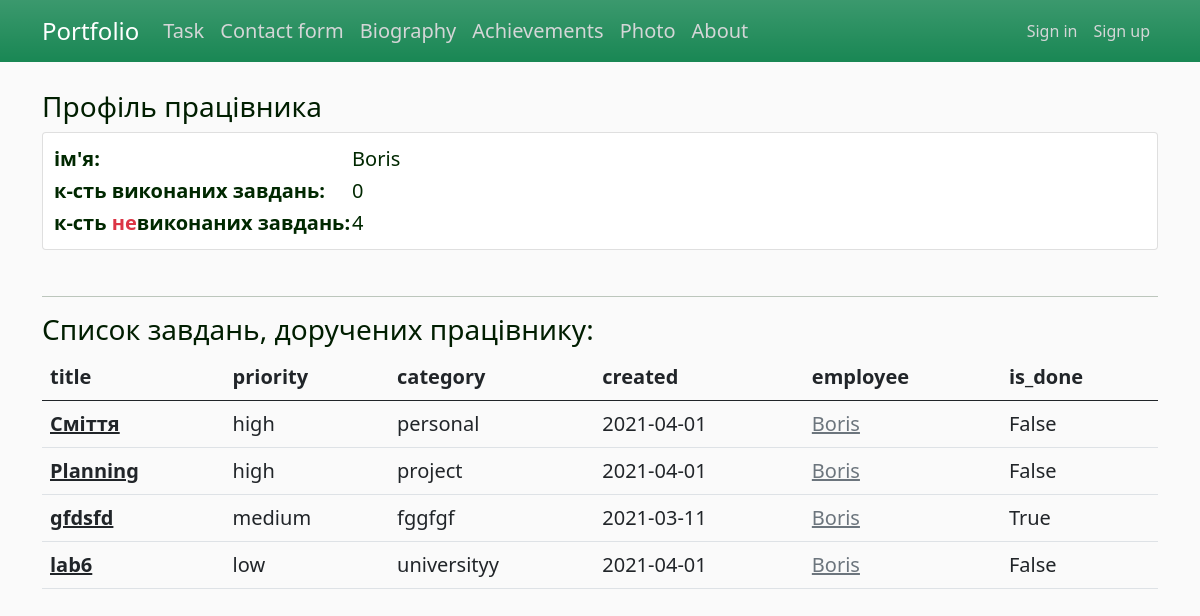
The page /tsk/employee/1 on the database as committed earlier.
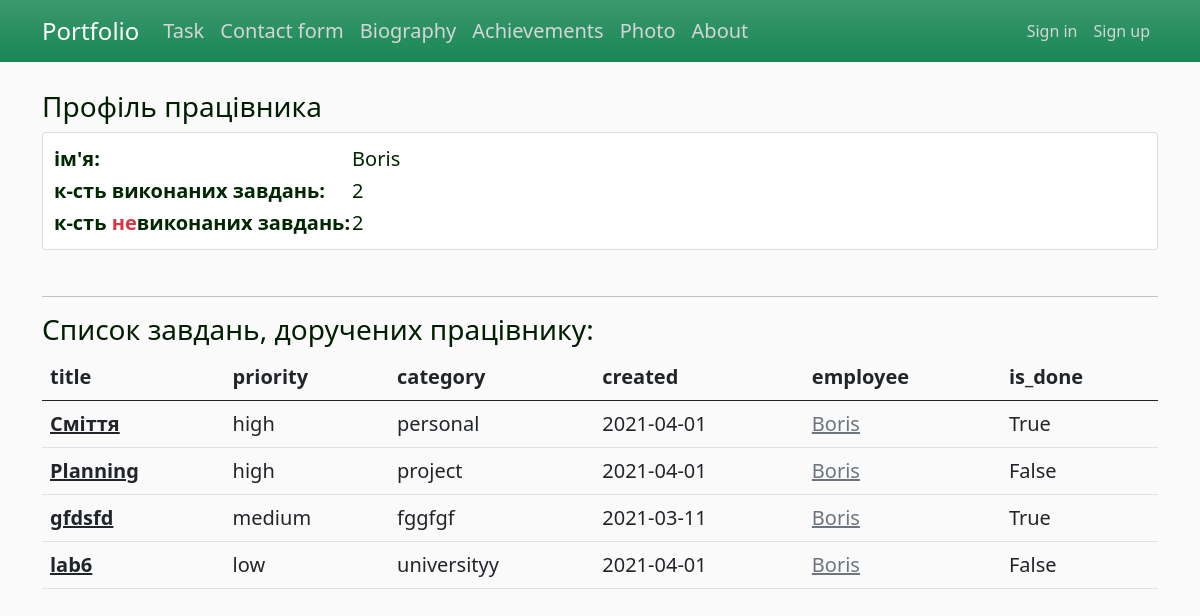
The same page on the database as committed later.
### app/task/models.py (models this page shows, shortened)
class Employee(db.Model):  # many to many з Tasks
    id = db.Column(db.Integer, primary_key=True)
    name = db.Column(db.String(25), nullable=False, unique=True)
    count_of_compltd_task = db.Column(db.Integer, nullable=False, default=0)
    tasks_todo = db.relationship('Task', secondary=many_to_many, backref=db.backref('for_empl'))

class Task(db.Model):
    id = db.Column(db.Integer, primary_key=True)
    title = db.Column(db.String(80), nullable=False)
    description = db.Column(db.Text, nullable=False)
    created = db.Column(db.DateTime, default=datetime.utcnow)
    priority = db.Column(db.Enum(EnumPriority), default='low')
    is_done = db.Column(db.Boolean, default=False)
    category_id = db.Column(db.Integer(), db.ForeignKey('category.id'))

class Category(db.Model):
    id = db.Column(db.Integer, primary_key=True)
    name = db.Column(db.String(255), nullable=False, unique=True)
    tasks = db.relationship('Task', backref='categor', lazy='dynamic')

### app/task/views.py (the view)
@task_bp.route("/employee/<int:id>")
def employee_profile(id):
    employee = Employee.query.get(id)
    all_tasks = Task.query.filter(Task.for_empl.contains(employee)).order_by(
        case(value=Task.priority, whens={'low': 0, 'medium': 1, 'high': 2}).desc(), Task.created)
    counter = 0
    for t in all_tasks:
        if t.is_done:
            counter += 1
    try:
        employee.count_of_compltd_task = counter
        db.session.commit()
    except:
        pass
    return render_template('employee_profile.html', title='Профіль працівника', employee=employee, all_tasks=all_tasks,
                           tasks_count=all_tasks.count())

### app/task/templates/task/employee_profile.html
{% extends "layout.html" %}
{% block content %}
<h3> Профіль працівника </h3>
  <table class="card">
    <tr>
        <td><b>ім'я:</b></td>
      <td>{{ employee.name }}</td>
    </tr>
    <tr>
      <td><b>к-сть виконаних завдань:</b></td>
      <td>{{ employee.count_of_compltd_task }}</td>
    </tr>
    <tr>
      <td><b>к-сть <span class="text-danger">не</span>виконаних завдань:</b></td>
      <td>{{ tasks_count - employee.count_of_compltd_task }}</td>
    </tr>
  </table>
  <br><hr>
  <h3> Список завдань, доручених працівнику: </h3>
    <table class="table table-hover">
      <thead>
        <tr>
          <th scope="col">title</th>
          <th scope="col">priority</th>
            <th scope="col">category</th>
          <th scope="col">created</th>
            <th scope="col">employee</th>
            <th scope="col">is_done</th>
        </tr>
      </thead>
      <tbody>
        {% for task in all_tasks %}
            <tr>
              <th><a href="{{url_for('task_bp_in.task_detail', id=task.id)}}" class="link-dark"> {{ task.title }}</a></th>
              <td>{{ task.priority.name }}</td>
                <td>{{ task.categor.name }}</td>
              <td>{{ task.created.strftime('%Y-%m-%d') | safe}}</td>
                <td>
                    {% for t in task.for_empl %}
                        <a href="{{url_for('task_bp_in.employee_profile', id=t.id)}}" class="link-secondary"> {{ t.name }}</a><br>
                    {% endfor %}
                </td>
                <td>{{ task.is_done }}</td>
            </tr>
        {% endfor %}
      </tbody>
    </table>
{% endblock content %}

### app/templates/layout.html (shortened to what this page needs)
<!DOCTYPE html>
<html>
<head lang="en">
    <link href="https://cdn.jsdelivr.net/npm/bootstrap@5.0.0-beta2/dist/css/bootstrap.min.css" rel="stylesheet">
    <link rel="stylesheet" type="text/css" href="{{ url_for('static', filename='css/custom.css') }}">
</head>
<body>
    <header>
      <nav class="navbar navbar-expand-lg navbar-dark bg-success bg-gradient fixed-top">
        <div class="container">
          <a class="navbar-brand fs-4" href="/">Portfolio</a>
            <div class="collapse navbar-collapse fs-5" id="navbarNavDropdown">
                <ul class="navbar-nav">
                    <li class="nav-item">
                      <a class="nav-link" aria-current="page" href="{{url_for('task_bp_in.task_all')}}">Task</a>
                    </li>
                    <li class="nav-item">
                      <a class="nav-link" aria-current="page" href="{{url_for('contact_bp_in.contact')}}">Contact form</a>
                    </li>
                    <li class="nav-item">
                      <a class="nav-link" aria-current="page" href="{{url_for('bio')}}">Biography</a>
                    </li>
                    <li class="nav-item">
                      <a class="nav-link" aria-current="page" href="{{url_for('achievements')}}">Achievements</a>
                    </li>
                    <li class="nav-item">
                      <a class="nav-link" aria-current="page" href="{{url_for('photo')}}">Photo</a>
                    </li>
                    <li class="nav-item">
                      <a class="nav-link" aria-current="page" href="{{url_for('about')}}">About</a>
                    </li>
                </ul>
            </div>
            <div class="navbar-nav">
                {% if current_user.is_authenticated %}
                    {% if current_user.admin %}
                        <a class="nav-item nav-link rounded" href="/admin/">Flask Admin</a>
                        <a class="nav-item nav-link rounded" href="{{ url_for('user_bp_in.home_admin') }}">Admin Page</a>
                     {% endif %}
                    <a class="nav-item nav-link rounded" href="{{ url_for('user_bp_in.account') }}">My account</a>
                    <a class="nav-item nav-link rounded" href="{{ url_for('user_bp_in.logout') }}">Logout</a>
                {% else %}
                    <a class="nav-item nav-link rounded" href="{{ url_for('user_bp_in.login') }}">Sign in</a>
                    <a class="nav-item nav-link rounded" href="{{ url_for('user_bp_in.register') }}">Sign up</a>
                {% endif %}
            </div>
        </div>
      </nav>
    </header>
    <main class="container fs-5">
        <br><br><br>
        {% block content %}{% endblock %}
    </main>
</body>
</html>

### app/static/css/custom.css (style rules this page uses)
body { background: #fafafa; color: #002800; }
h1, h2, h3, h4, h5, h6 { color: #001e00; }
.navbar-nav .nav-link { color: #d4d6d7 !important; }
.card { padding: 10px; }

Rows that differ between the two databases and show on the page:
changed Employee "Boris": count_of_compltd_task "0" → "2"; tasks_count-employee.count_of_compltd_task "4" → "2"
changed Task "Сміття": is_done "False" → "True"
